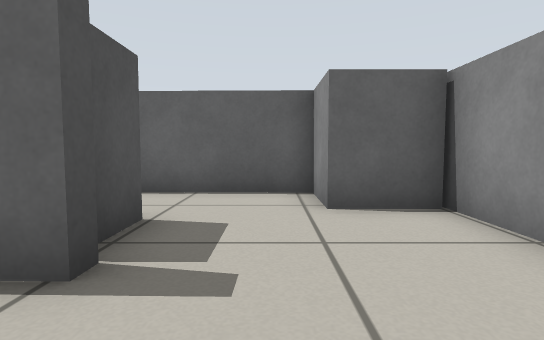
[1] (above)

16 first-person views from a walk through a world built for the Gazebo simulator. The camera is 0.45 m above the floor, tilts 4° down and sees 80° across. The floor is counted in squares, 0.5 m on a side. Each view is taken from the middle of a square. On the plan, view 1 faces up. The plan holds only what a view shows up to about 12 squares ahead; the rest is blank. Robots are left out. Simple shapes stand in for some stock models.

[2]
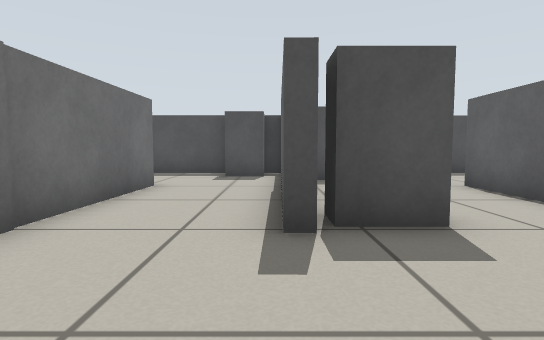

[3]
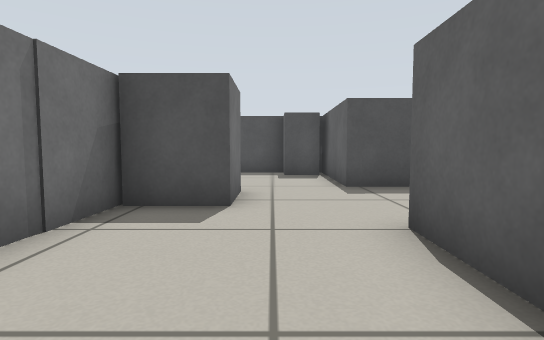

[4]
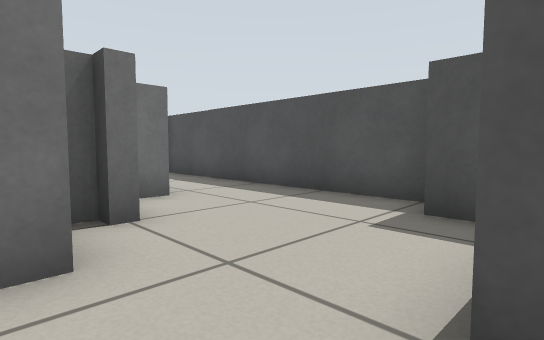

[5]
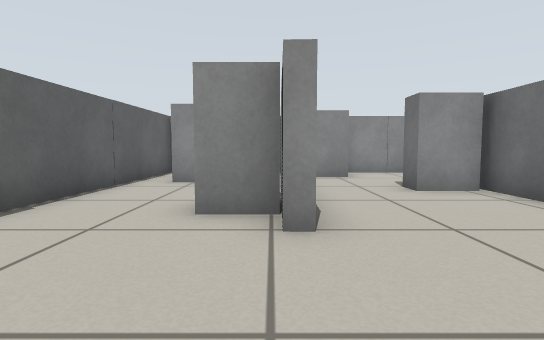

[6]
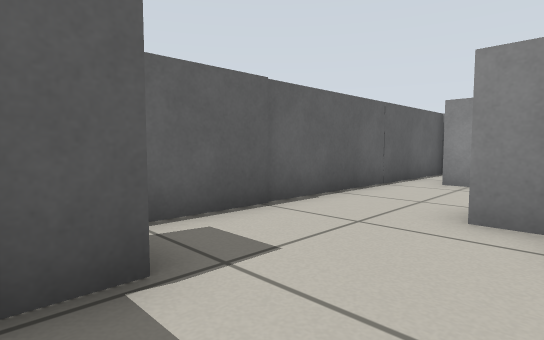

[7]
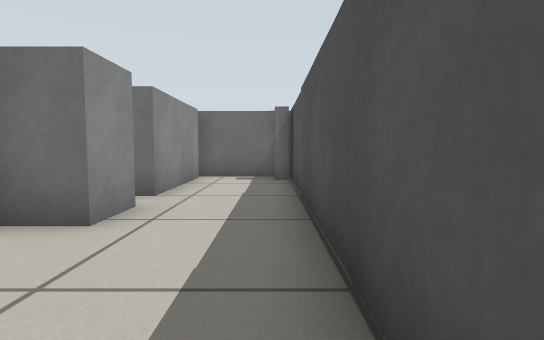

[8]
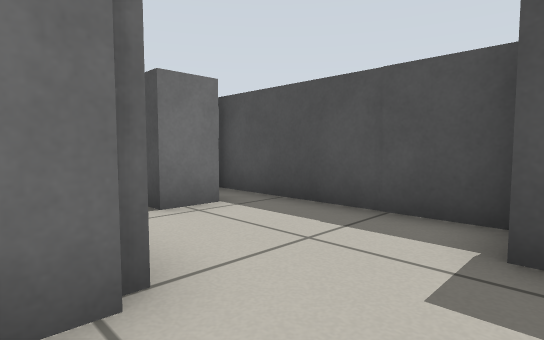

[9]
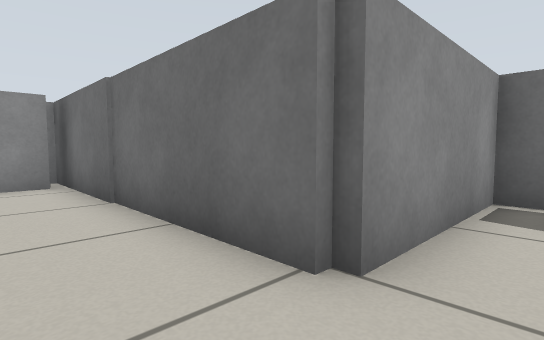

[10]
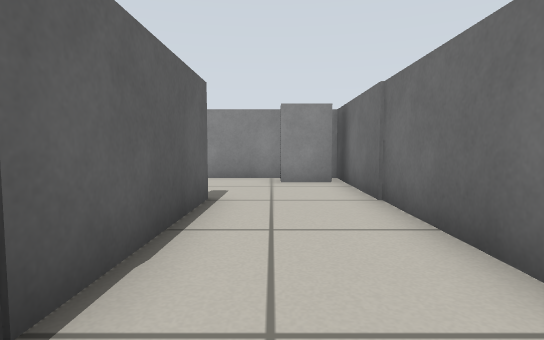

[11]
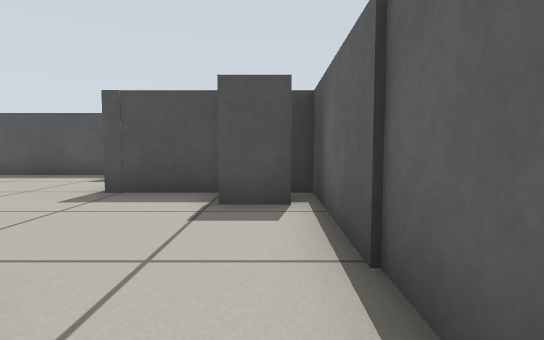

[12]
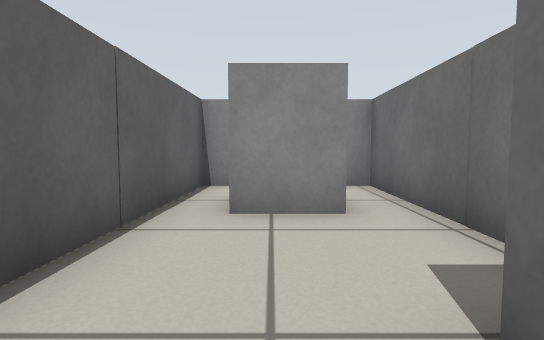

[13]
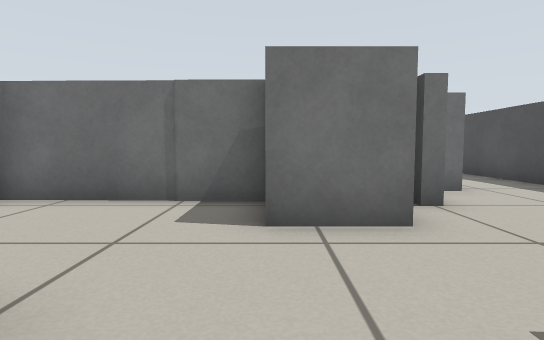

[14]
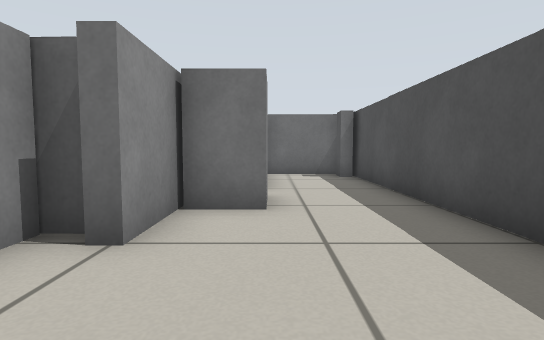

[15]
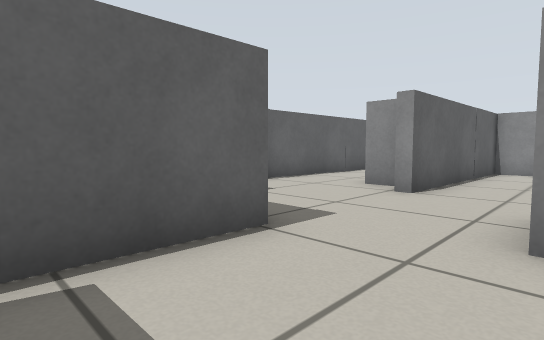

[16]
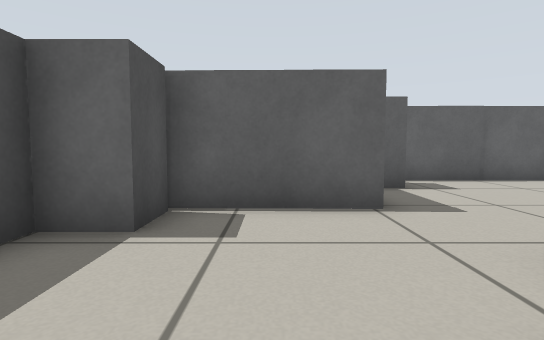

### Floor plan
Points are (right, up) in squares from view 1. A wall is a line through its corners. A room is listed if a view was taken in it or the views show most of it. See-through windows are left out.
Room 1 (views 1, 2, 3, 4, 5, 6, 7, 8, 9, 10, 11, 12, 13, 14, 15, 16)
walls: (-6.7, 2.6) (-2, 2.5); (-3.1, 6.8) (2.6, 6.7) (2.6, 7.2); (-9.6, 1.5) (-9.6, 3.1) (-9.3, 3.1) (-9.3, 2.6) (-8.5, 2.6); (-1.3, 2.1) (-5.6, 2.2); (-9.3, 9) (-9.4, 6.7) (-13.5, 6.8) (-13.5, -4.9) (-10.7, -5); (0.8, 6.5) (-5.8, 6.6) (-5.8, 6.9) (-4.6, 6.9); (-5.8, -5.1) (-5.8, -0.8) (2.6, -1) (2.6, 4.9); (2.6, 10) (2.6, 10.6) (-9.3, 10.9) (-9.3, 10.3)
objects: grey box (-13, -4); grey post (-13, 6); grey box (-11, -4) to (-10, -1); grey post (-11, 0) to (-10, 1); grey post (-9, 1) to (-8, 1); grey post (-9, 9) to (-8, 10); grey post (-8, -4) to (-7, -4); grey box (-8, 3) to (-7, 4); grey post (-4, 7) to (-4, 8); grey box (-2, 3) to (-2, 4); grey box (0, 8) to (1, 9); grey box (1, 5) to (2, 6); grey box (2, 0) to (2, 1)

Positions as (right, up) in squares from view 1, and headings:
1: (0, 0), facing up
2: (2, 2), facing left
3: (-2, 5), facing left
4: (-8, 7), facing down-left
5: (-9, 7), facing right
6: (-9, 7), facing up-right
7: (-13, 5), facing down
8: (-5, 1), facing down-left
9: (-7, 1), facing down-right
10: (-7, 1), facing right
11: (-3, 10), facing left
12: (-5, 9), facing right
13: (-7, 8), facing down
14: (-11, 6), facing down
15: (-12, 4), facing up-right
16: (-11, 2), facing up
